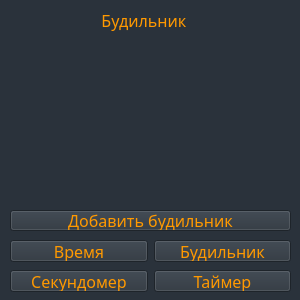
<?xml version="1.0" encoding="UTF-8"?>
<ui version="4.0">
 <class>Form</class>
 <widget class="QWidget" name="Form">
  <property name="geometry">
   <rect>
    <x>0</x>
    <y>0</y>
    <width>300</width>
    <height>300</height>
   </rect>
  </property>
  <property name="windowTitle">
   <string>Form</string>
  </property>
  <property name="styleSheet">
   <string notr="true">*{
	font-size: 12pt;
	font-family: sans-serif;
	background-color: #2a323b;
	color: #ff9900;
}

QPushButton:hover{
	background-color: #3b3b3b;
}

QPushButton:pressed{
	background-color: #20252b;
}</string>
  </property>
  <widget class="QLabel" name="label">
   <property name="geometry">
    <rect>
     <x>10</x>
     <y>10</y>
     <width>281</width>
     <height>21</height>
    </rect>
   </property>
   <property name="text">
    <string>                      Будильник</string>
   </property>
  </widget>
  <widget class="QWidget" name="horizontalLayoutWidget">
   <property name="geometry">
    <rect>
     <x>10</x>
     <y>270</y>
     <width>281</width>
     <height>22</height>
    </rect>
   </property>
   <layout class="QHBoxLayout" name="horizontalLayout_2">
    <item>
     <widget class="QPushButton" name="stopwatch_btn">
      <property name="text">
       <string>Секундомер</string>
      </property>
     </widget>
    </item>
    <item>
     <widget class="QPushButton" name="timer_btn_2">
      <property name="text">
       <string>Таймер</string>
      </property>
     </widget>
    </item>
   </layout>
  </widget>
  <widget class="QWidget" name="horizontalLayoutWidget_3">
   <property name="geometry">
    <rect>
     <x>10</x>
     <y>240</y>
     <width>281</width>
     <height>22</height>
    </rect>
   </property>
   <layout class="QHBoxLayout" name="horizontalLayout_4">
    <item>
     <widget class="QPushButton" name="time_btn">
      <property name="text">
       <string>Время</string>
      </property>
     </widget>
    </item>
    <item>
     <widget class="QPushButton" name="alarm_btn">
      <property name="text">
       <string>Будильник</string>
      </property>
     </widget>
    </item>
   </layout>
  </widget>
  <widget class="QPushButton" name="add_alarm_btn">
   <property name="geometry">
    <rect>
     <x>10</x>
     <y>210</y>
     <width>281</width>
     <height>21</height>
    </rect>
   </property>
   <property name="text">
    <string>Добавить будильник</string>
   </property>
  </widget>
  <widget class="QWidget" name="gridLayoutWidget">
   <property name="geometry">
    <rect>
     <x>10</x>
     <y>40</y>
     <width>281</width>
     <height>161</height>
    </rect>
   </property>
   <layout class="QGridLayout" name="gridLayout"/>
  </widget>
 </widget>
 <resources/>
 <connections/>
</ui>
